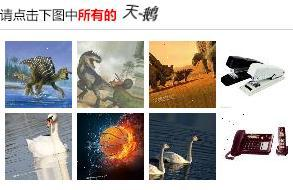
#> input picture data/captcha_0.jpg, 293 x 190 px
$ python -i text_2_image.py   (imports and definitions only)   (Python 2 division)
#> lines starting #> are read from the running program, lines starting #| are printed output that depends on the picture; after the words box and inside, x2 and y2 are one past the last pixel; in counts of white or black regions, pixels touching at a corner belong together
#> further down, picture is the input picture: PIL image 293x190 RGB; mean R, G, B 179.3, 174.4, 170.3
# encoding: UTF-8
from __future__ import unicode_literals
import random
import string
import numpy as np
from PIL import Image
import argparse

PIXEL_DEPTH = 255


# [7 lines left out: function trim_label, not called in this run]


def shrink_space(img):
    # crop with min_box
    matrix = np.array(img.convert("L"))
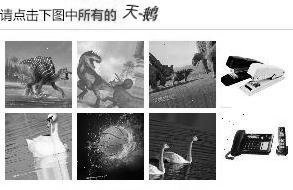
#> matrix: shape (190, 293); min 0, max 255, mean 175.4
    matrix = np.where(matrix > 200, 0, 1)
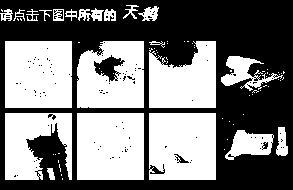
#> matrix: shape (190, 293) int64; values 0 (black) and 1 (white), 48% white; 74 white regions (53 under 20 px), largest, box (x1, y1, x2, y2) and area: (77, 113, 144, 180) 4469, (5, 41, 72, 108) 4455, (149, 113, 216, 180) 4358
    col_hist = np.sum(matrix, 0)
#> col_hist = 293 values, max 145 at index 71, min 0 at index 216, mean 91.2
    row_hist = np.sum(matrix, 1)
#> row_hist = 190 values, max 240 at index 134, min 0 at index 0, mean 140.6
    left, right, top, bot = 0, len(col_hist) - 1, 0, len(row_hist) - 1
#> left = 0; right = 292; top = 0; bot = 189
    while col_hist[left] == 0 and left < right: left += 1
#> this loop made 0 passes
#> after the loop, left = 0
    while col_hist[right] == 0 and left < right: right -= 1
#> this loop made 5 passes
#> right on passes 1 to 5: 291, 290, 289, 288, 287
#> after the loop, right = 287
    while row_hist[top] == 0 and top < bot: top += 1
#> this loop made 5 passes
#> after the loop, top = 5
    while row_hist[bot] == 0 and top < bot: bot -= 1
#> this loop made 10 passes
#> bot on passes 1 to 10: 188, 187, 186, 185, 184, 183, 182, 181, 180, 179
#> after the loop, bot = 179
    img = img.crop((left, top, right, bot))
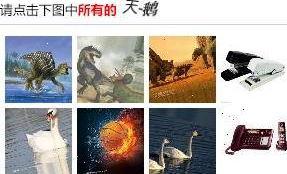
#> img: PIL image 287x174 RGB; mean R, G, B 171.5, 166, 161.4

    _, height = img.size
#> height = 174

    matrix = np.array(img.convert("L"))
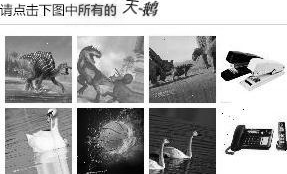
#> matrix: shape (174, 287); min 0, max 255, mean 167.1
    matrix = np.where(matrix > 200, 0, 1)
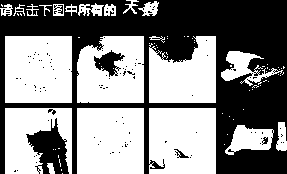
#> matrix: shape (174, 287) int64; values 0 (black) and 1 (white), 53.1% white; 119 black regions (112 under 20 px), largest, box (x1, y1, x2, y2) and area: (0, 0, 287, 174) 21391, (26, 118, 69, 174) 1242, (94, 50, 125, 77) 400
    col_hist = np.sum(matrix, 0)
#> col_hist = 287 values, max 144 at index 71, min 0 at index 216, mean 92.46

    intervals = list()
    l, r = 0, 0
    final_width = 0
    while l < len(col_hist):
        while r < len(col_hist) and col_hist[r]:
            r += 1
        intervals.append((l, r,))
        final_width += r - l + 1
        l = r + 1
        while l < len(col_hist) and not col_hist[l]:
            l += 1
        r = l
#> this loop made 2 passes
#> (final_width, r) on passes 1 to 2: (217, 221), (284, 288)
#> after the loop, final_width = 284; intervals = [(0, 216), (221, 287)]

    result = Image.new('L', (final_width, height), 255)
#> result: PIL image 284x174 L; every value is 255
    cur_col = 0
    for l, r in intervals:
        result.paste(img.crop((l, 0, r, height - 1)), (cur_col, 0))
        cur_col += r - l + 1
#> this loop made 2 passes
#> (l, r, cur_col) on passes 1 to 2: (0, 216, 217), (221, 287, 284)
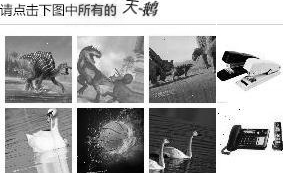
#> result: PIL image 284x174 L; min 0, max 255, mean 167
#> after the loop, cur_col = 284
    return result


# [166 lines left out: functions get_random_string, add_noise_to_phrase, load_chinese_phrases, text_2_distorted_image, generate_bin_datafile, not called in this run]


# [51 lines not run here, left out]

>>> from PIL import Image
>>> picture = Image.open('../data/captcha_0.jpg')
>>> result = shrink_space(picture)

$ run again, on data/bfzw.png
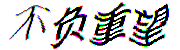
#> input picture data/bfzw.png, 180 x 50 px
#> picture is the input picture: PIL image 180x50 RGB; mean R, G, B 201.7, 200.4, 201.5
#> in shrink_space, `matrix = np.where(matrix > 200, 0, 1)`:
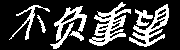
#> matrix: shape (50, 180) int64; values 0 (black) and 1 (white), 25% white; 7 white regions, largest, box (x1, y1, x2, y2) and area: (89, 2, 131, 46) 711, (129, 4, 169, 47) 561, (50, 6, 87, 49) 481
#> in shrink_space, `col_hist = np.sum(matrix, 0)`: col_hist = 180 values, max 30 at index 146, min 0 at index 0, mean 12.49
#> row_hist = 50 values, max 74 at index 15, min 0 at index 0, mean 44.96
#> in shrink_space, `left, right, top, bot = 0, len(col_hist) - 1, 0, len(row_hist) - 1`: left = 0; right = 179; top = 0; bot = 49
#> the loop in shrink_space, `while col_hist[left] == 0 and left < right: left += 1` made 9 passes
#> after the loop in shrink_space, `while col_hist[left] == 0 and left < right: left += 1`: left = 9
#> the loop in shrink_space, `while col_hist[right] == 0 and left < right: right -= 1` made 11 passes
#> right on passes 1 to 8: 178, 177, 176, 175, 174, 173, 172, 171
#> after the loop in shrink_space, `while col_hist[right] == 0 and left < right: right -= 1`: right = 168
#> the loop in shrink_space, `while row_hist[top] == 0 and top < bot: top += 1` made 2 passes
#> top on passes 1 to 2: 1, 2
#> after the loop in shrink_space, `while row_hist[top] == 0 and top < bot: top += 1`: top = 2
#> the loop in shrink_space, `while row_hist[bot] == 0 and top < bot: bot -= 1` made 1 pass
#> bot on pass 1: 48
#> after the loop in shrink_space, `while row_hist[bot] == 0 and top < bot: bot -= 1`: bot = 48
#> in shrink_space, `col_hist = np.sum(matrix, 0)`: col_hist = 159 values, max 30 at index 137, min 0 at index 78, mean 14.05
#> the loop in shrink_space, `while l < len(col_hist):` made 2 passes
#> (final_width, r) on passes 1 to 2: (79, 80), (159, 160)
#> after the loop in shrink_space, `while l < len(col_hist):`: final_width = 159; intervals = [(0, 78), (80, 159)]
#> the loop in shrink_space, `for l, r in intervals:` made 2 passes
#> (l, r, cur_col) on passes 1 to 2: (0, 78, 79), (80, 159, 159)
#> after the loop in shrink_space, `for l, r in intervals:`:
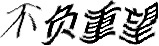
#> result: PIL image 159x46 L; min 0, max 255, mean 188.9
#> after the loop in shrink_space, `for l, r in intervals:`: cur_col = 159
